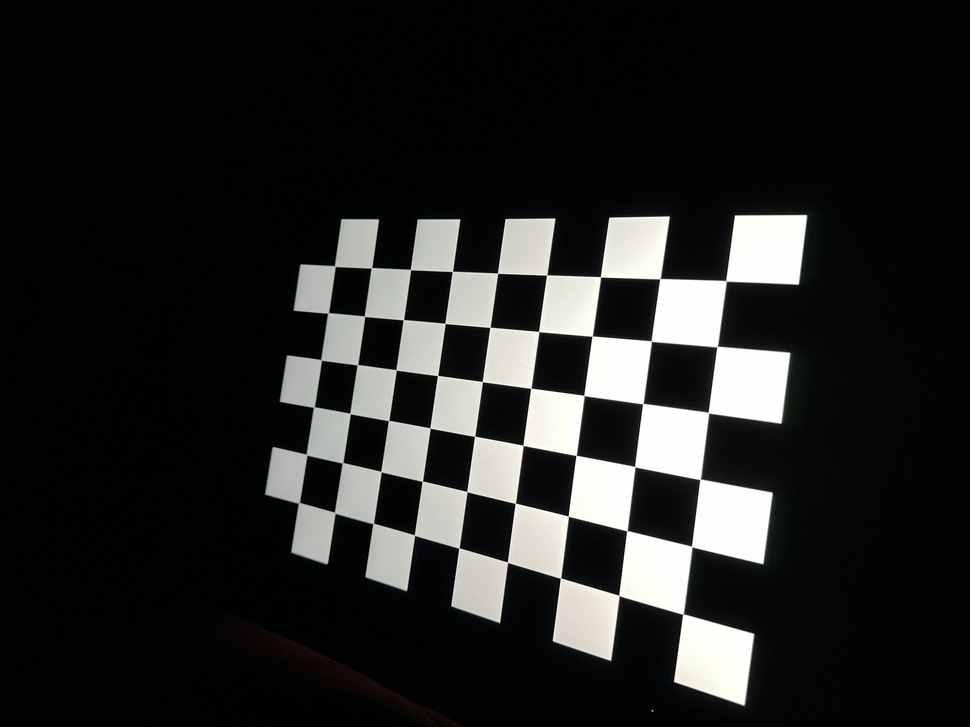
#> input picture data/calibration_aaa/IMG_6103.jpg, 970 x 727 px, shrunk from 5712 x 4284 before the run
$ python hsv_calibration.py
#> lines starting #> are read from the running program, lines starting #| are printed output that depends on the picture; after the words box and inside, x2 and y2 are one past the last pixel; in counts of white or black regions, pixels touching at a corner belong together
#!/usr/bin/env python3

import cv2
import numpy as np

WINDOWW_DETECTION_NAME = "detection"
WINDOWW_CAPTURE_NAME = "capture"
MAX_VALUE = 255

if __name__ == "__main__":
    image = cv2.imread("./data/calibration_aaa/IMG_6103.jpg")
#> image is the input picture: shape (727, 970, 3); mean B, G, R 36.4, 38, 36.6

    cv2.namedWindow(WINDOWW_DETECTION_NAME, cv2.WINDOW_NORMAL)
    cv2.namedWindow(WINDOWW_CAPTURE_NAME, cv2.WINDOW_NORMAL)

    # v2
    # Lowerb: (0, 0, 97)
    # Upperb: (255, 255, 255)

    low_H = 0
    high_H = 255

    low_S = 0
    high_S = 255

    # low_V = 97
    low_V = 72
    high_V = 255


    def on_low_h_thresh_trackbar(val):
        global low_H
        low_H = val
        # cv2.setTrackbarPos("low_H_name", WINDOWW_DETECTION_NAME, low_H)


    def on_high_h_thresh_trackbar(val):
        global high_H
        high_H = val
        # cv2.setTrackbarPos("high_H_name", WINDOWW_DETECTION_NAME, high_H)


    def on_low_S_thresh_trackbar(val):
        global low_S
        low_S = val


    def on_high_S_thresh_trackbar(val):
        global high_S
        high_S = val


    def on_low_V_thresh_trackbar(val):
        global low_V
        low_V = val


    def on_high_V_thresh_trackbar(val):
        global high_V
        high_V = val


    def nothing(x):
        pass


    while True:
        cv2.createTrackbar("low_H_name", WINDOWW_DETECTION_NAME, low_H, MAX_VALUE, on_low_h_thresh_trackbar)
        cv2.createTrackbar("high_H_name", WINDOWW_DETECTION_NAME, high_H, MAX_VALUE, on_high_h_thresh_trackbar)
        cv2.createTrackbar("low_S_name", WINDOWW_DETECTION_NAME, low_S, MAX_VALUE, on_low_S_thresh_trackbar)
        cv2.createTrackbar("high_S_name", WINDOWW_DETECTION_NAME, high_S, MAX_VALUE, on_high_S_thresh_trackbar)
        cv2.createTrackbar("low_V_name", WINDOWW_DETECTION_NAME, low_V, MAX_VALUE, on_low_V_thresh_trackbar)
        cv2.createTrackbar("high_V_name", WINDOWW_DETECTION_NAME, high_V, MAX_VALUE, on_high_V_thresh_trackbar)

        frame_HSV = cv2.cvtColor(image, cv2.COLOR_BGR2HSV)
#> frame_HSV: shape (727, 970, 3); mean H, S, V 59.7, 116.1, 38.2
        print("Lowerb: ", (low_H, low_S, low_V))
        print("Upperb: ", (high_H, high_S, high_V))
        frame_threshold = cv2.inRange(frame_HSV, (low_H, low_S, low_V), (high_H, high_S, high_V))
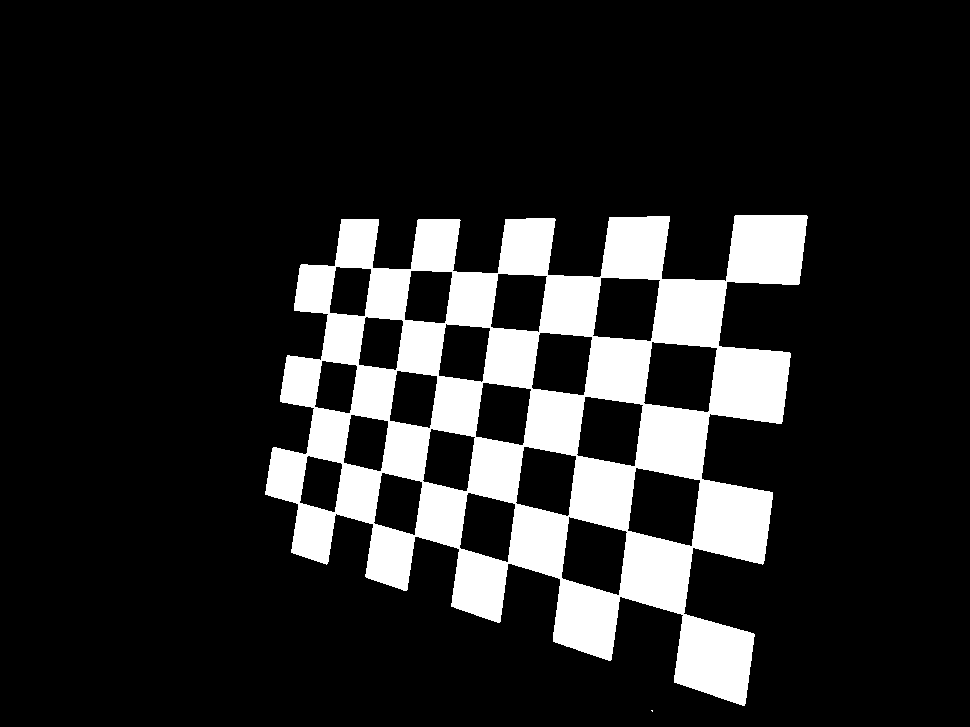
#> frame_threshold: shape (727, 970); 15.3% white; 2 white regions (1 under 20 px), largest, box (x1, y1, x2, y2) and area: (265, 215, 808, 706) 108145

        krn = cv2.getStructuringElement(cv2.MORPH_DILATE, (50, 50))
        # krn = np.ones((9, 9), np.uint8)
        dlt = cv2.dilate(frame_threshold, krn, iterations=5)
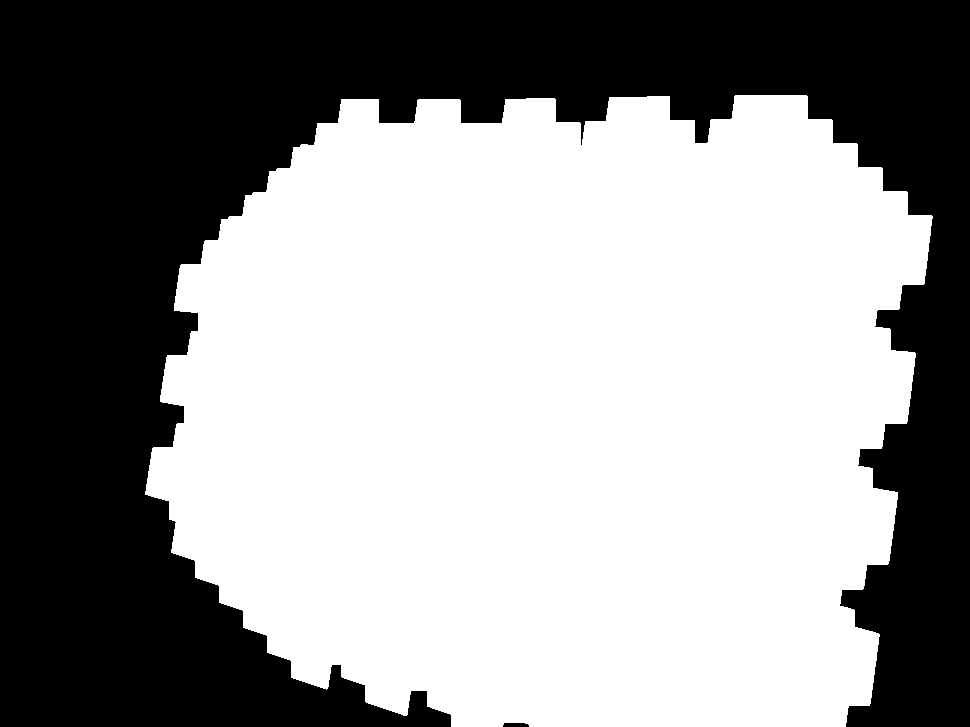
#> dlt: shape (727, 970); 57.7% white; 2 black regions, box (x1, y1, x2, y2) and area: (0, 0, 970, 727) 297886, (503, 723, 529, 727) 97
        res = 255 - cv2.bitwise_and(dlt, frame_threshold)

        cv2.imshow(WINDOWW_CAPTURE_NAME, image)
        cv2.imshow(WINDOWW_DETECTION_NAME, frame_threshold)
        # cv2.imshow("mask", res)

        res = np.uint8(res)
        ret, corners = cv2.findChessboardCorners(res, (6, 9),
                                                 flags=cv2.CALIB_CB_ADAPTIVE_THRESH +
                                                       cv2.CALIB_CB_FAST_CHECK +
                                                       cv2.CALIB_CB_NORMALIZE_IMAGE)
#> ret = True; corners = 54 rows, first 8: [726.5, 281.4], [718.6, 345.3], [707.5, 411.3], [701.3, 478.2], [692, 546.5], [682.4, 614.7], [661.5, 278.4], [651, 340.8]
        if ret:
            print(corners)
#> (printed output is left out)
            fnl = cv2.drawChessboardCorners(image, (6, 9), corners, ret)
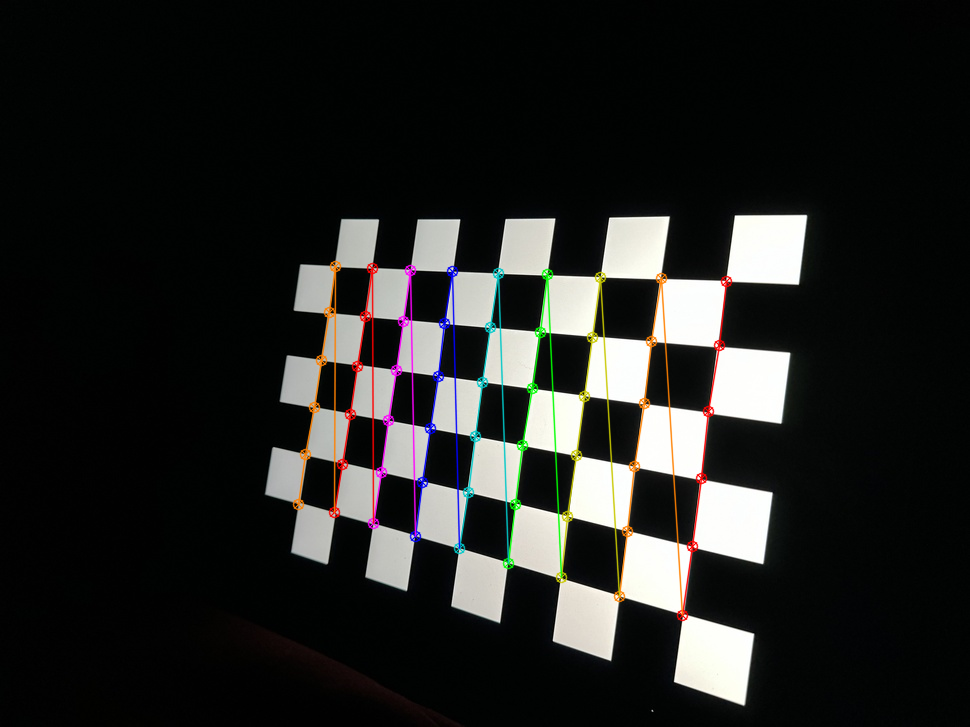
#> fnl: shape (727, 970, 3); mean B, G, R 35.7, 37.6, 36.9
            cv2.imshow("fnl", fnl)
        else:
            print("No Checkerboard Found")

        cv2.waitKey(0)

    # cv2.waitKey(0)
    # cv2.destroyAllWindows()

$ run again, with data/calibration_aaa/IMG_6093.jpg copied over data/calibration_aaa/IMG_6103.jpg
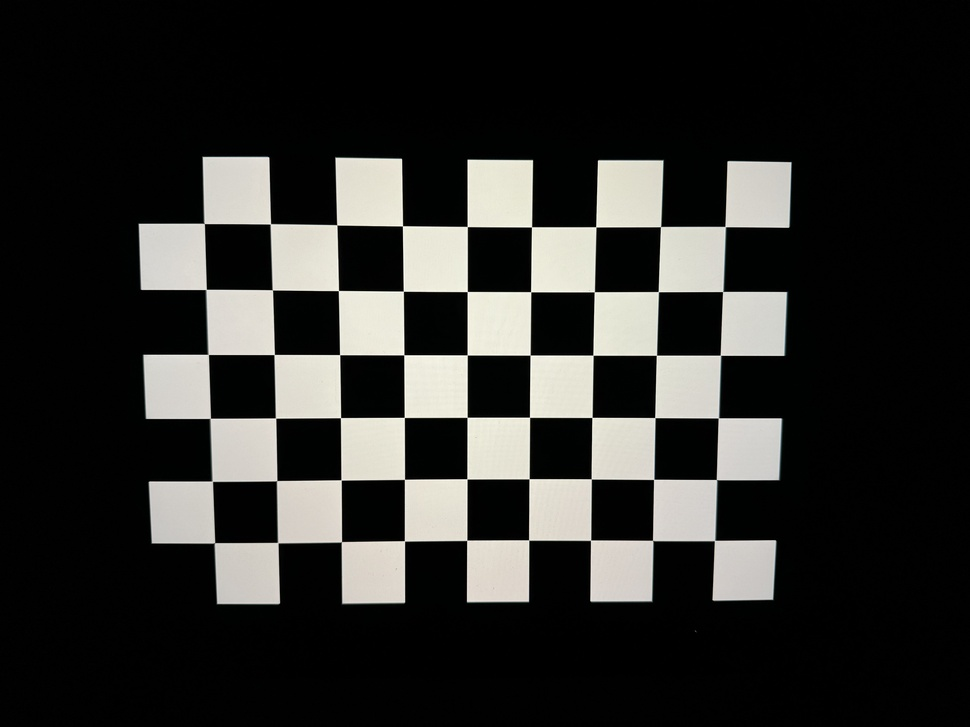
#> input picture data/calibration_aaa/IMG_6093.jpg, 970 x 727 px, shrunk from 5712 x 4284 before the run
#> image is the input picture: shape (727, 970, 3); mean B, G, R 43.4, 45.7, 45.9
#> frame_HSV: shape (727, 970, 3); mean H, S, V 16.9, 39.3, 46.3
#> frame_threshold: shape (727, 970); 20.6% white; 1 white region, box (x1, y1, x2, y2) and area: (138, 157, 792, 605) 145404
#> `dlt = cv2.dilate(frame_threshold, krn, iterations=5)`:
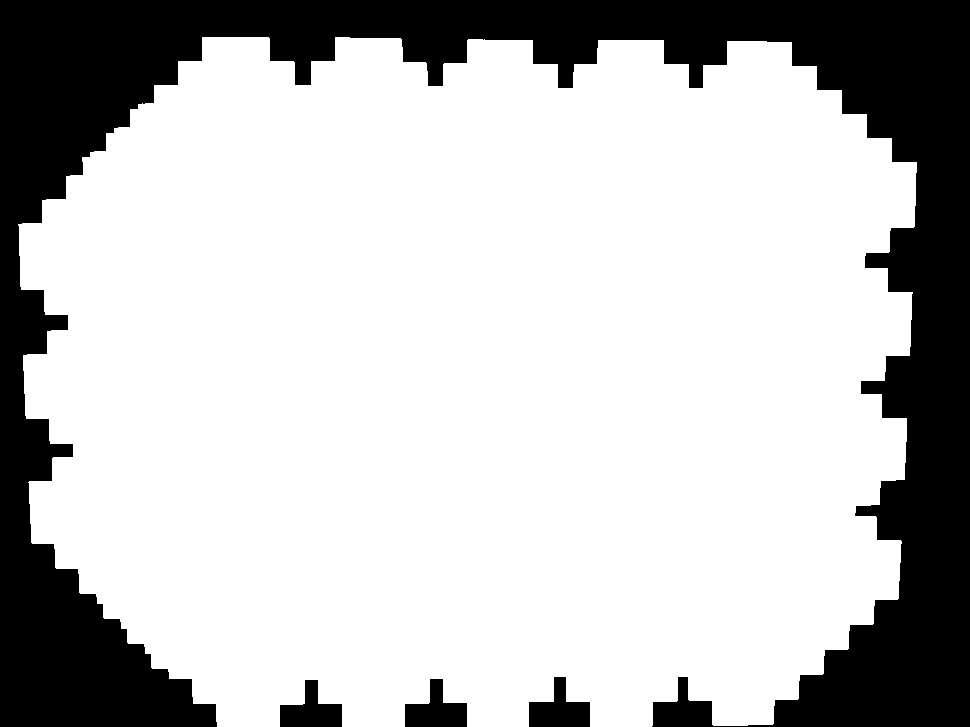
#> dlt: shape (727, 970); 74.9% white; 4 black regions, box (x1, y1, x2, y2) and area: (0, 0, 970, 727) 171696, (529, 677, 590, 727) 1825, (405, 679, 467, 727) 1776, (280, 680, 342, 727) 1715
#> ret = True; corners = 54 rows, first 8: [725, 227], [723, 291.5], [719.4, 354.4], [718.5, 418], [716.2, 479.2], [715.4, 539.4], [661.4, 226.5], [657.8, 291.8]
#> (printed output is left out)
#> `fnl = cv2.drawChessboardCorners(image, (6, 9), corners, ret)`:
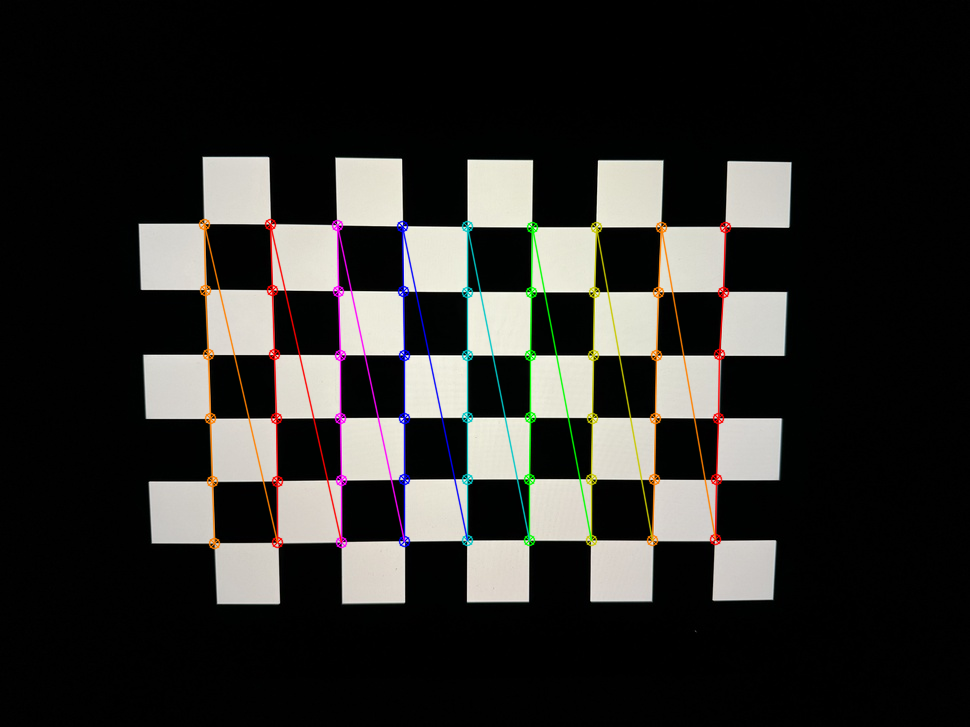
#> fnl: shape (727, 970, 3); mean B, G, R 42.9, 45.4, 46.4

$ run again, with data/calibration_aaa/IMG_6094.jpg copied over data/calibration_aaa/IMG_6103.jpg
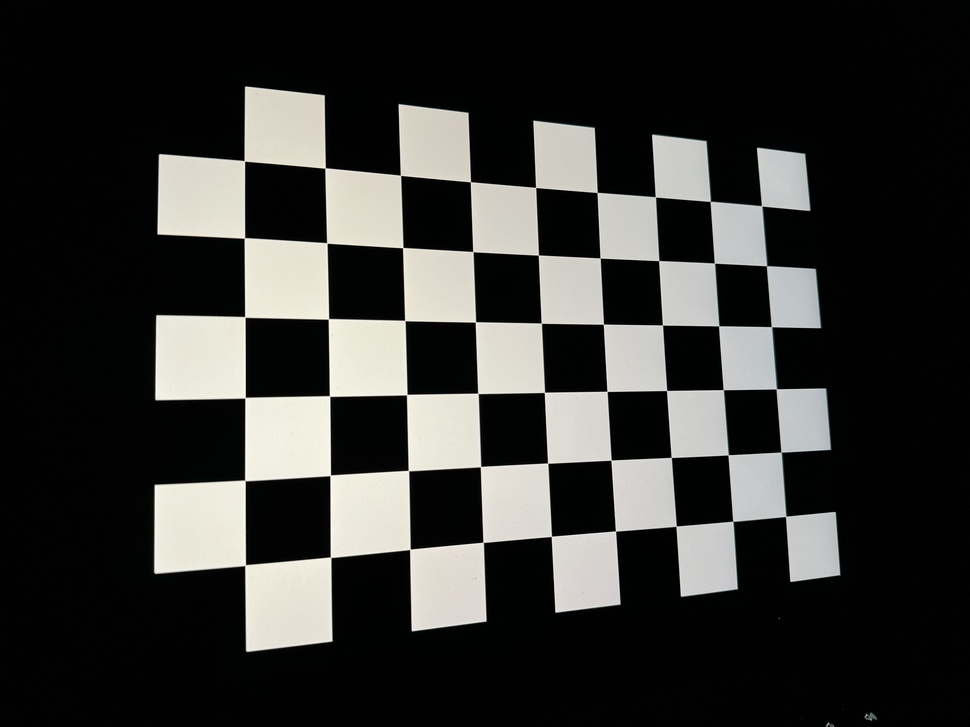
#> input picture data/calibration_aaa/IMG_6094.jpg, 970 x 727 px, shrunk from 5712 x 4284 before the run
#> image is the input picture: shape (727, 970, 3); mean B, G, R 51.6, 53.8, 53.9
#> frame_HSV: shape (727, 970, 3); mean H, S, V 25.3, 51, 54.5
#> frame_threshold: shape (727, 970); 24.4% white; 4 white regions (2 under 20 px), largest, box (x1, y1, x2, y2) and area: (154, 86, 841, 652) 172251, (865, 713, 877, 721) 50
#> `dlt = cv2.dilate(frame_threshold, krn, iterations=5)`:
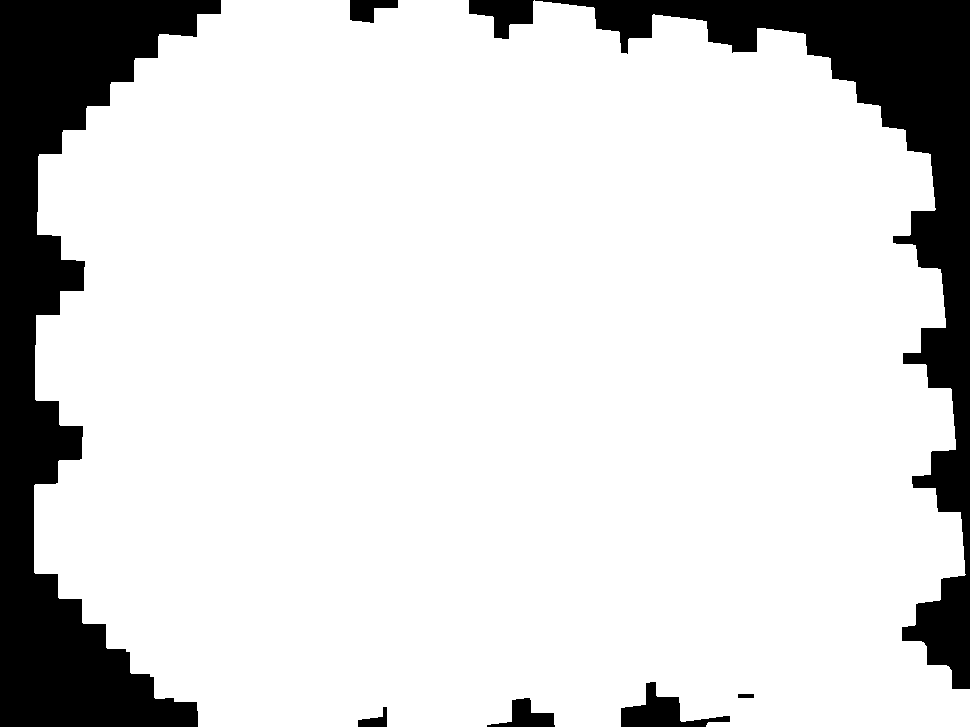
#> dlt: shape (727, 970); 84.5% white; 8 black regions, largest, box (x1, y1, x2, y2) and area: (0, 0, 221, 727) 59377, (535, 0, 970, 689) 44586, (621, 682, 730, 727) 1961
#> ret = True; corners = 54 rows, first 8: [761.6, 205.6], [766.3, 266], [771.5, 327], [775.5, 389.4], [781, 452], [786, 516], [709.6, 201.6], [713.6, 262.5]
#> (printed output is left out)
#> `fnl = cv2.drawChessboardCorners(image, (6, 9), corners, ret)`:
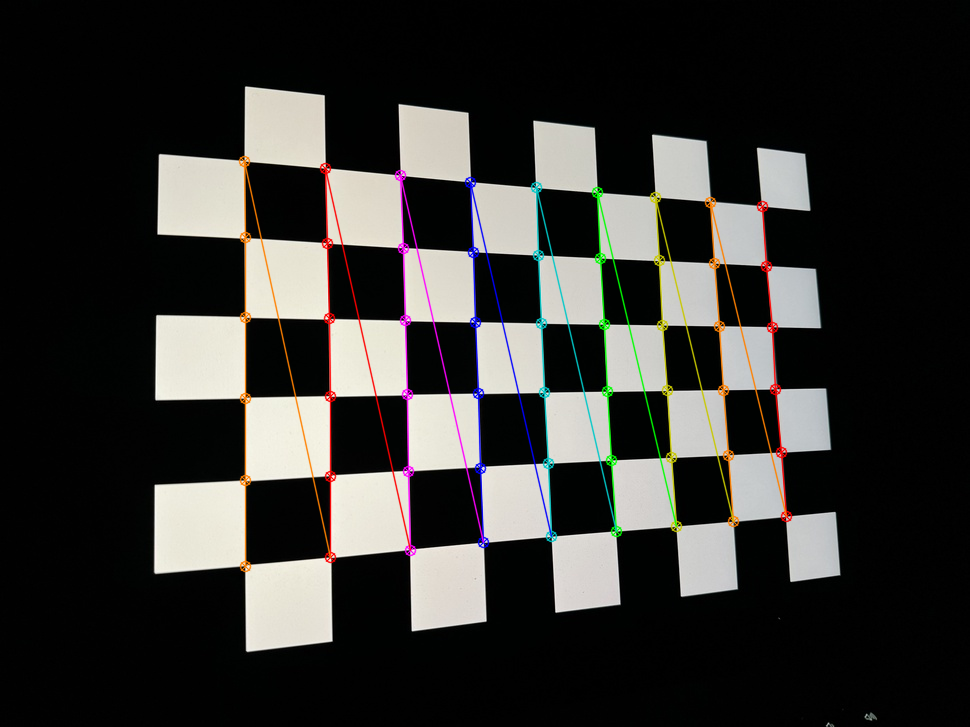
#> fnl: shape (727, 970, 3); mean B, G, R 50.9, 53.5, 54.4
